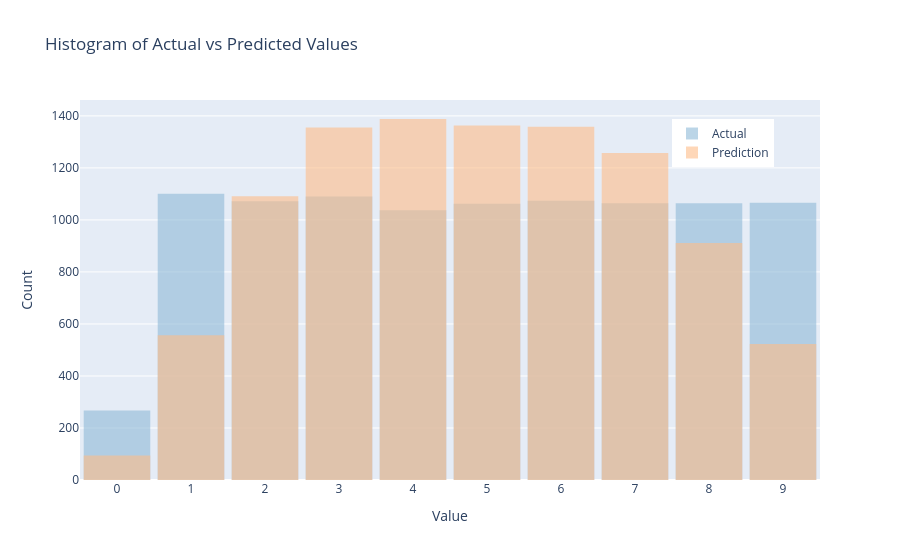

Source (notebook cell):
### Code cell
plot_hist_plotly(results_test['actual'].cat.codes, results_test['prediction'])

### Figure 1 — Plotly figure (JSON) as saved in the notebook; plotly's stock layout.template omitted (floating-point values rounded to 4 significant figures; data arrays with more than 128 entries replaced by an {"elided": "..."} marker saying what was removed)
{"data": [{"marker": {"color": "#8fbad8"}, "name": "Actual", "opacity": 0.6, "type": "histogram", "x": {"elided": "9897 int values"}, "xbins": {"end": 9.5, "size": 1, "start": -0.5}}, {"marker": {"color": "#febd89"}, "name": "Prediction", "opacity": 0.6, "type": "histogram", "x": {"elided": "9897 int values"}, "xbins": {"end": 9.5, "size": 1, "start": -0.5}}], "layout": {"bargap": 0.1, "barmode": "overlay", "legend": {"x": 0.8, "y": 0.95}, "title": {"text": "Histogram of Actual vs Predicted Values<br>"}, "xaxis": {"dtick": 1, "tick0": 0, "tickmode": "linear", "title": {"text": "Value"}}, "yaxis": {"title": {"text": "Count"}}}}
